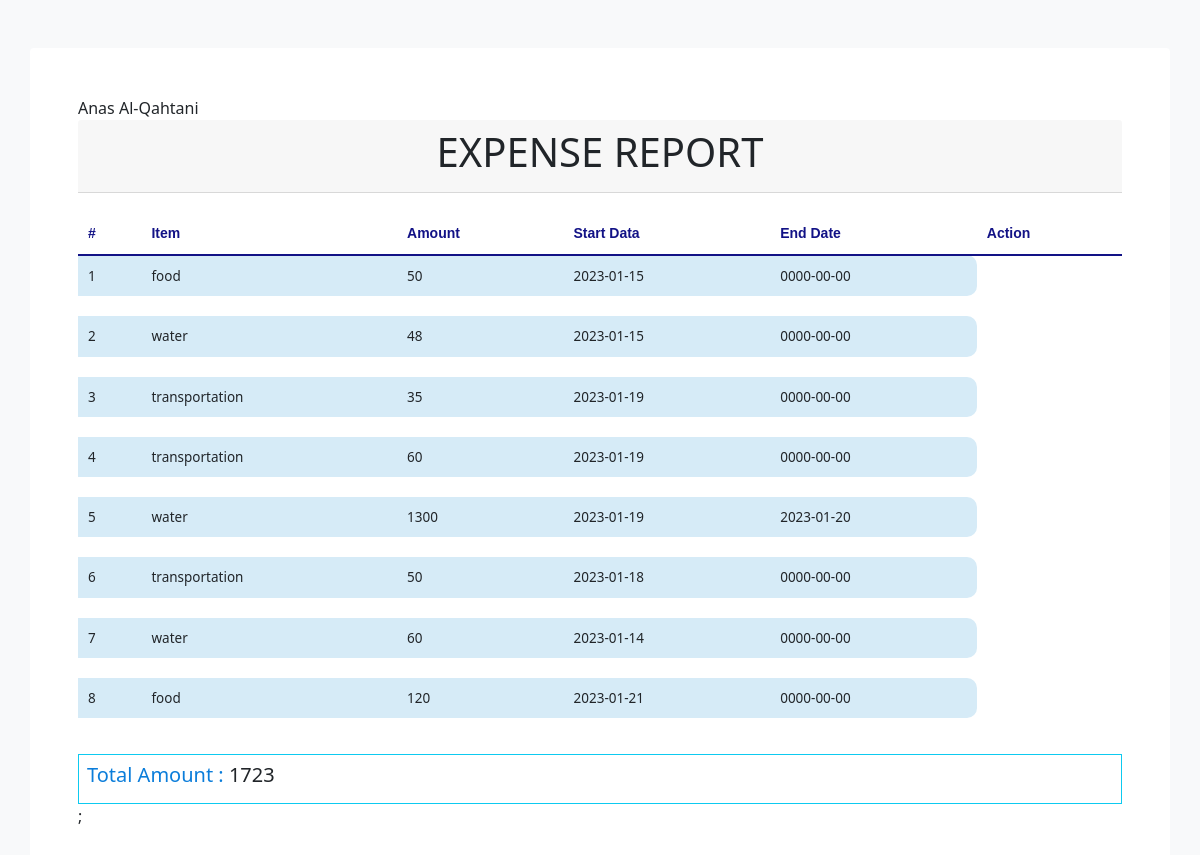
The app's page /crud/expense_report.php (signed in) with its own data.
### tables this page shows
CREATE TABLE `expense` (
  `id` int(6) NOT NULL,
  `item` varchar(50) NOT NULL,
  `amount` double NOT NULL,
  `start_date` date NOT NULL DEFAULT current_timestamp(),
  `end_date` date NOT NULL DEFAULT current_timestamp(),
  `user_id` int(6) NOT NULL
);

### crud/expense_report.php (the view, shortened to what this page needs)
<!DOCTYPE html>
<html lang="en">
<head>
    <link rel="stylesheet" href="../css/style.css">
   <link rel="stylesheet" href="https://cdn.jsdelivr.net/npm/bootstrap@5.0.1/dist/css/bootstrap.min.css">
    <link rel="stylesheet" href="https://use.fontawesome.com/releases/v5.7.2/css/all.css">
</head>
<body onload="print()">
<div class="px-0 bg-light">
        <div class="d-flex">
                <div class="container rounded mt-5 bg-white p-md-5">
                <?php
                                 echo $_SESSION['full_name'];
                                 ?>
                    <div class="card-header card-header-report text-uppercase text-center"> <h1>expense Report</h1></div>
                    <div class="table-responsive">
                        <table class="table">
                            <thead>
                                <tr>
                                <th scope="col">#</th>
                                    <th scope="col">Item</th>
                                    <th scope="col">Amount</th>
                                    <th scope="col">Start Data</th>
                                    <th scope="col">End Date</th>
                                    <th scope="col">Action</th>
                                </tr>
                            </thead>
                            <tbody>
                            <?php
                                $i=1;
                                $total_amount=0;
                                include('../database/connect.php');
                                    $userid=$_SESSION['user_id'];
                                    if (isset($_POST['submit_filter'])){
                                        $formDate=$_POST['from_date'];
                                        $toDate=$_POST['to_date'];
                                        $query="SELECT * FROM expense WHERE start_date between '$formDate' and '$toDate' and user_id= $userid";
                                     if($result=mysqli_query($connect,$query))
                                        {
                                         if(mysqli_num_rows($result)>0)
                                           {
                                            while($row=mysqli_fetch_array($result))
                                               {
                                                ?>
                                                <tr class='bg-blue'>
                                                <td style="display:none;"> <?php echo $row['id']; ?> </td>
                                                <td> <?php echo $i ?> </td>
                                                <td> <?php echo $row['item']; ?> </td>
                                                <td> <?php echo $row['amount'] ?> </td>
                                                <td> <?php echo $row['start_date']; ?> </td>
                                                <td> <?php echo $row['end_date']; ?> </td>
                                            </tr>
                                              <?php
                                            echo "<tr id='spacing-row'>";
                                            echo "<td></td>";
                                            echo "</tr>";
                                            $i++;
                                            $total_amount +=$row['amount'];
                                               }
                                           }}
                                               else
                                               {
                                               echo "null record";
                                               }
                                            }
                                            else if(isset($_POST['close']) or $i==1) {
                                  $query="SELECT * FROM expense WHERE user_id=$userid ";
                                  if($result=mysqli_query($connect,$query))
                                     {
                                      if(mysqli_num_rows($result)>0)
                                        {
                                         while($row=mysqli_fetch_array($result))
                                                        {
                                                            ?>
                                                            <tr class='bg-blue'>
                                                            <td> <?php echo $i ?> </td>
                                                            <td> <?php echo $row['item']; ?> </td>
                                                            <td> <?php echo $row['amount'] ?> </td>
                                                            <td> <?php echo $row['start_date']; ?> </td>
                                                            <td> <?php echo $row['end_date']; ?> </td>
                                                        </tr>
                                                          <?php
                                                        echo "<tr id='spacing-row'>";
                                                        echo "<td></td>";
                                                        echo "</tr>";
                                                        $i++;
                                                        $total_amount +=$row['amount'];
                                                        }
                                                    }
                                                    else
                                                    {
                                                    echo "null record";
                                                    }
                                                }
                                                else
                                                {
                                                    echo "thats problem is select $query.".mysqli_error($connect)."<br>";
                                                }
                                            }
                                                ?>
                            </tbody>
                        </table>
                        <div class="card-head border border-info p-2"><h5> <span style="color:#0b7dda;">Total Amount : </span> <?php echo $total_amount; ?></h5></div>;
                </div>
                </div>
            </div>
        </div>
</body>
</html>

### css/style.css (style rules this page uses)
* { margin: 0; padding: 0; box-sizing: border-box; list-style: none; }
body { background-color: rgba(35,43,85,0.15) !important; }
::placeholder { font-size: 10px; }
.container .table-responsive { margin: 20px auto; overflow-x: auto; }
.table thead tr th { font-size: 11px; color: #868585; padding: 10px 10px; }
.table tbody tr td { font-size: 13.5px; padding: 10px 10px; }

### crud/expense_report.php (style rules this page uses)
th { font-family: 'Poppins', sans-serif; font-weight: bold; font-size: 14px !important; color: #121286 !important; border-bottom: 2px solid #121286 !important; }
tbody .bg-blue { background-color: #d6ebf7; border-radius: 8px; }
#spacing-row { height: 8px; }
.table thead th,.table td { border: none; }
.table tbody td:first-child { border-bottom-left-radius: 10px; border-top-left-radius: 10px; }
.table tbody td:last-child { border-bottom-right-radius: 10px; border-top-right-radius: 10px; }

### records on screen
expense: item "food", amount "50", start_date "2023-01-15", end_date "0000-00-00"
expense: item "water", amount "48", start_date "2023-01-15", end_date "0000-00-00"
expense: item "transportation", amount "35", start_date "2023-01-19", end_date "0000-00-00"
expense: item "transportation", amount "60", start_date "2023-01-19", end_date "0000-00-00"
expense: item "water", amount "1300", start_date "2023-01-19", end_date "2023-01-20"
expense: item "transportation", amount "50", start_date "2023-01-18", end_date "0000-00-00"
expense: item "water", amount "60", start_date "2023-01-14", end_date "0000-00-00"
expense: item "food", amount "120", start_date "2023-01-21", end_date "0000-00-00"

### other values on screen
$_SESSION['full_name'] "Anas Al-Qahtani"
$total_amount "1723"
